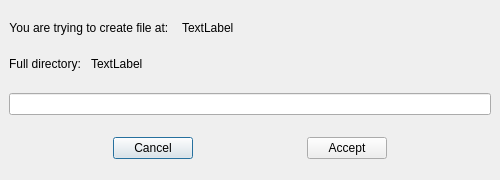
<?xml version="1.0" encoding="UTF-8"?>
<ui version="4.0">
 <class>SecondaryWindow</class>
 <widget class="QDialog" name="SecondaryWindow">
  <property name="geometry">
   <rect>
    <x>0</x>
    <y>0</y>
    <width>500</width>
    <height>180</height>
   </rect>
  </property>
  <property name="sizePolicy">
   <sizepolicy hsizetype="Fixed" vsizetype="Fixed">
    <horstretch>0</horstretch>
    <verstretch>0</verstretch>
   </sizepolicy>
  </property>
  <property name="minimumSize">
   <size>
    <width>500</width>
    <height>180</height>
   </size>
  </property>
  <property name="maximumSize">
   <size>
    <width>500</width>
    <height>180</height>
   </size>
  </property>
  <property name="windowTitle">
   <string>Dialog</string>
  </property>
  <layout class="QVBoxLayout" name="verticalLayout_2">
   <property name="spacing">
    <number>0</number>
   </property>
   <property name="leftMargin">
    <number>0</number>
   </property>
   <property name="topMargin">
    <number>0</number>
   </property>
   <property name="rightMargin">
    <number>0</number>
   </property>
   <property name="bottomMargin">
    <number>0</number>
   </property>
   <item>
    <widget class="QWidget" name="FileManager" native="true">
     <property name="sizePolicy">
      <sizepolicy hsizetype="Fixed" vsizetype="Fixed">
       <horstretch>0</horstretch>
       <verstretch>0</verstretch>
      </sizepolicy>
     </property>
     <property name="minimumSize">
      <size>
       <width>500</width>
       <height>180</height>
      </size>
     </property>
     <property name="maximumSize">
      <size>
       <width>500</width>
       <height>180</height>
      </size>
     </property>
     <layout class="QVBoxLayout" name="verticalLayout">
      <property name="spacing">
       <number>10</number>
      </property>
      <property name="leftMargin">
       <number>9</number>
      </property>
      <property name="topMargin">
       <number>9</number>
      </property>
      <property name="rightMargin">
       <number>9</number>
      </property>
      <property name="bottomMargin">
       <number>9</number>
      </property>
      <item>
       <layout class="QHBoxLayout" name="horizontalLayout_2">
        <item>
         <widget class="QLabel" name="Label_Name">
          <property name="sizePolicy">
           <sizepolicy hsizetype="Fixed" vsizetype="Fixed">
            <horstretch>0</horstretch>
            <verstretch>0</verstretch>
           </sizepolicy>
          </property>
          <property name="text">
           <string>You are trying to create file at: </string>
          </property>
          <property name="textFormat">
           <enum>Qt::AutoText</enum>
          </property>
          <property name="alignment">
           <set>Qt::AlignCenter</set>
          </property>
         </widget>
        </item>
        <item>
         <widget class="QLabel" name="InformationNameLabel">
          <property name="sizePolicy">
           <sizepolicy hsizetype="Expanding" vsizetype="Fixed">
            <horstretch>0</horstretch>
            <verstretch>0</verstretch>
           </sizepolicy>
          </property>
          <property name="text">
           <string>TextLabel</string>
          </property>
         </widget>
        </item>
        <item>
         <widget class="QLabel" name="InformationSuffixLabel">
          <property name="sizePolicy">
           <sizepolicy hsizetype="Minimum" vsizetype="Fixed">
            <horstretch>0</horstretch>
            <verstretch>0</verstretch>
           </sizepolicy>
          </property>
          <property name="text">
           <string/>
          </property>
         </widget>
        </item>
       </layout>
      </item>
      <item>
       <layout class="QHBoxLayout" name="horizontalLayout">
        <item>
         <widget class="QLabel" name="Label_Dir">
          <property name="sizePolicy">
           <sizepolicy hsizetype="Fixed" vsizetype="Fixed">
            <horstretch>0</horstretch>
            <verstretch>0</verstretch>
           </sizepolicy>
          </property>
          <property name="text">
           <string>Full directory:</string>
          </property>
          <property name="textFormat">
           <enum>Qt::AutoText</enum>
          </property>
          <property name="alignment">
           <set>Qt::AlignCenter</set>
          </property>
         </widget>
        </item>
        <item>
         <widget class="QLabel" name="InformationPathLabel">
          <property name="sizePolicy">
           <sizepolicy hsizetype="Expanding" vsizetype="Fixed">
            <horstretch>0</horstretch>
            <verstretch>0</verstretch>
           </sizepolicy>
          </property>
          <property name="text">
           <string>TextLabel</string>
          </property>
         </widget>
        </item>
       </layout>
      </item>
      <item>
       <widget class="QLineEdit" name="FileLineEdit"/>
      </item>
      <item>
       <layout class="QHBoxLayout" name="horizontalLayout_3">
        <item>
         <widget class="QPushButton" name="CancelButton">
          <property name="sizePolicy">
           <sizepolicy hsizetype="Fixed" vsizetype="Fixed">
            <horstretch>0</horstretch>
            <verstretch>0</verstretch>
           </sizepolicy>
          </property>
          <property name="text">
           <string>Cancel</string>
          </property>
         </widget>
        </item>
        <item>
         <widget class="QPushButton" name="AcceptButton">
          <property name="sizePolicy">
           <sizepolicy hsizetype="Fixed" vsizetype="Fixed">
            <horstretch>0</horstretch>
            <verstretch>0</verstretch>
           </sizepolicy>
          </property>
          <property name="text">
           <string>Accept</string>
          </property>
         </widget>
        </item>
       </layout>
      </item>
     </layout>
    </widget>
   </item>
  </layout>
 </widget>
 <resources/>
 <connections/>
</ui>
